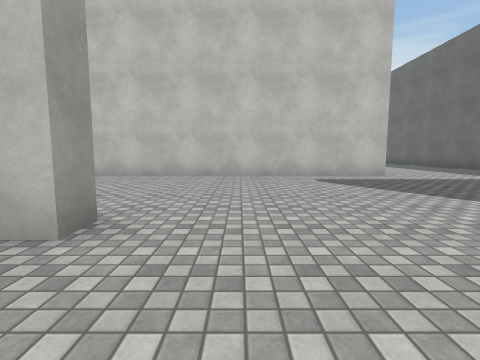
View 1 (above)

24 first-person views from a walk through a 3-D level made in the Unity game engine. The camera is 1.2 m above the floor, tilts 6° down and sees 85° across. The floor is counted in squares, 2 m on a side. Each view is taken from the middle of a square. On the plan, view 1 faces up. The plan holds only what a view shows up to about 9 squares ahead; the rest is blank. The place goes on beyond the plan. The player is left out. Surface patterns are stand-ins for the level's own textures.

View 2
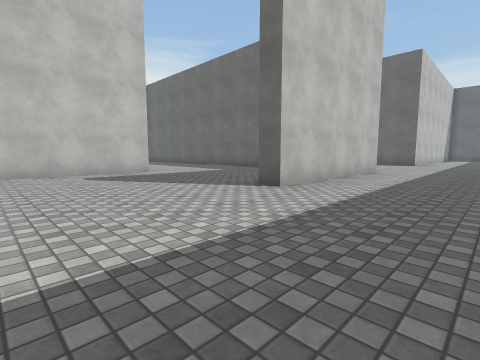

View 3
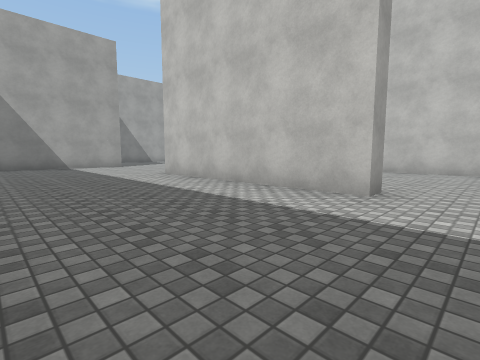

View 4
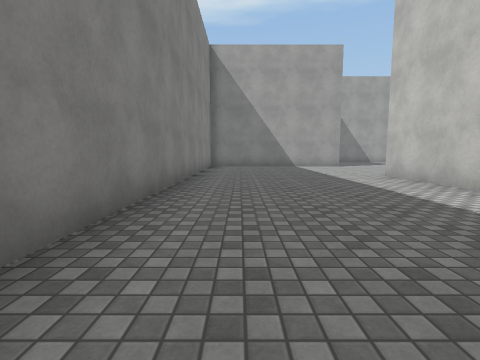

View 5
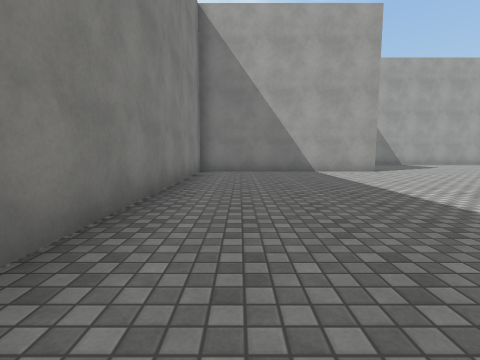

View 6
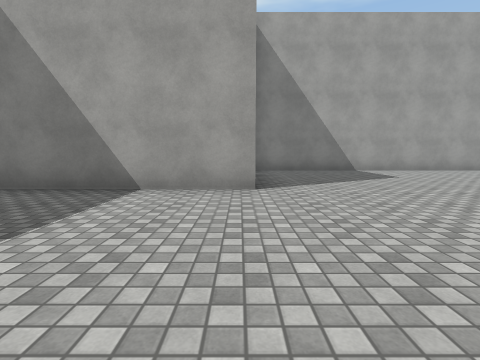

View 7
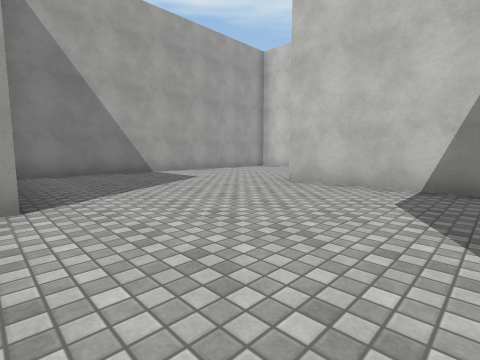

View 8
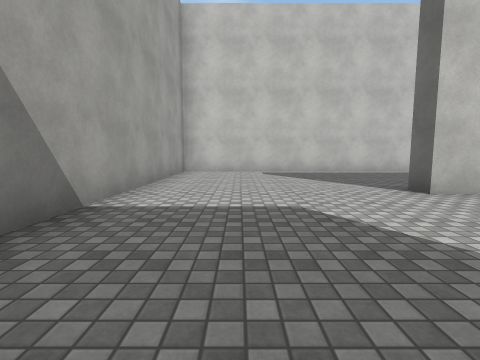

View 9
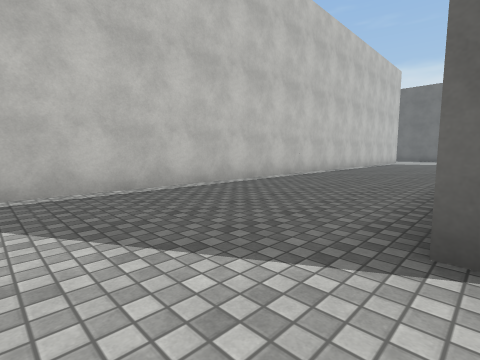

View 10
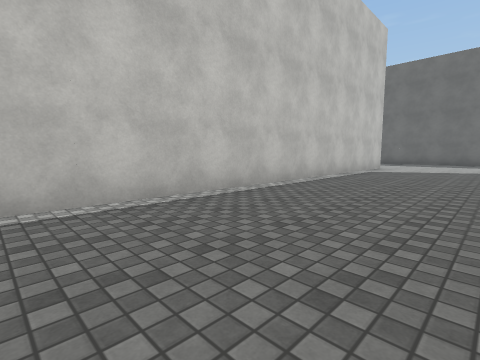

View 11
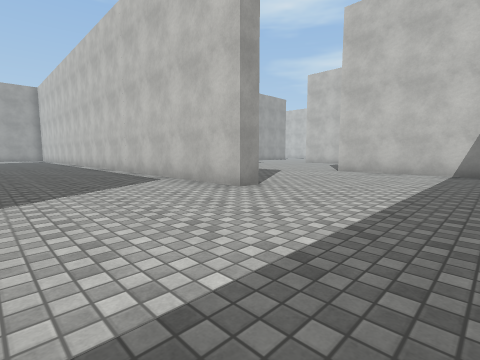

View 12
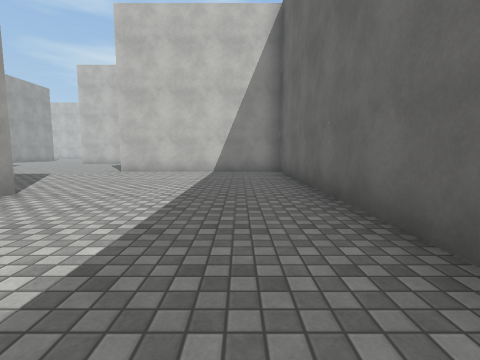

View 13
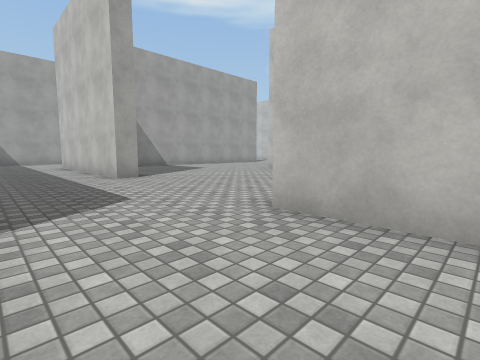

View 14
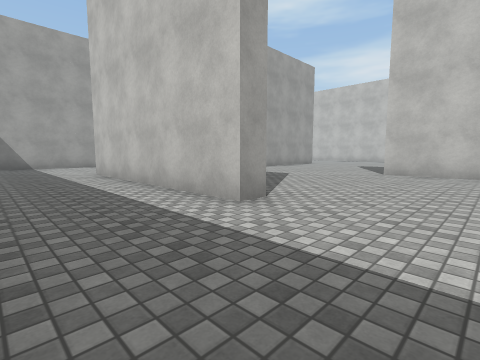

View 15
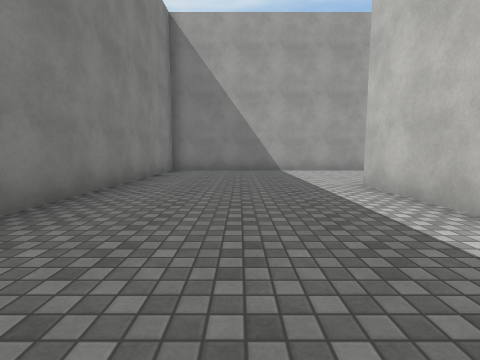

View 16
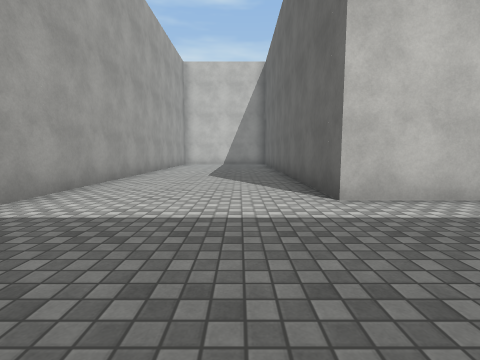

View 17
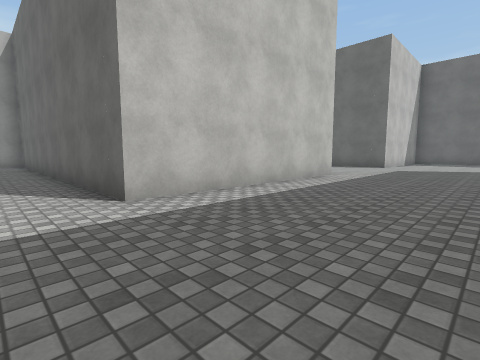

View 18
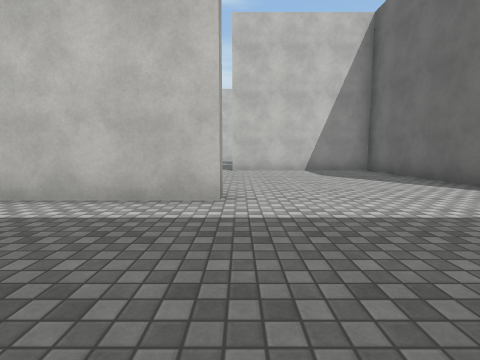

View 19
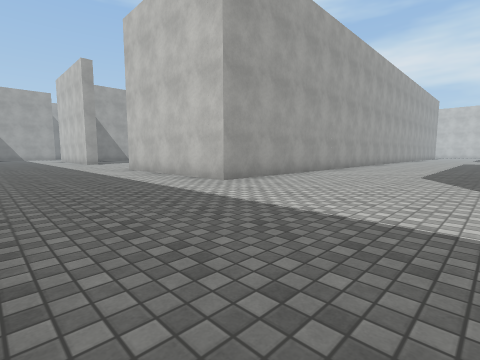

View 20
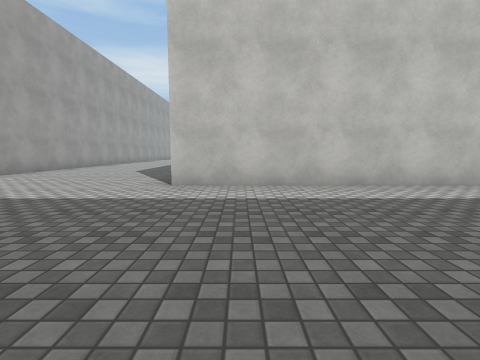

View 21
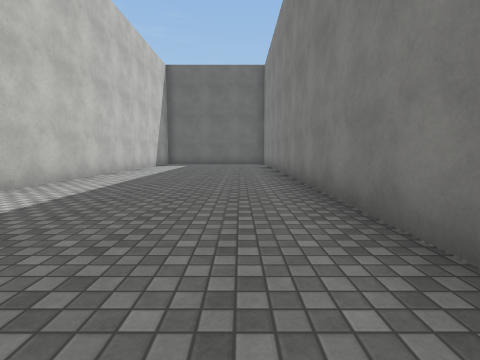

View 22
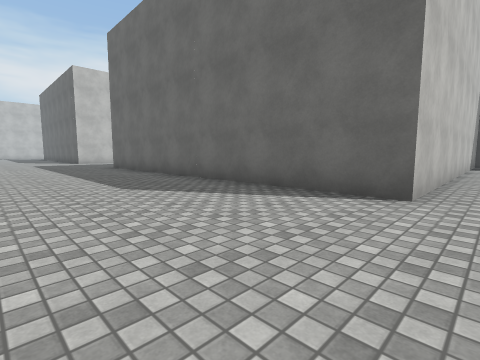

View 23
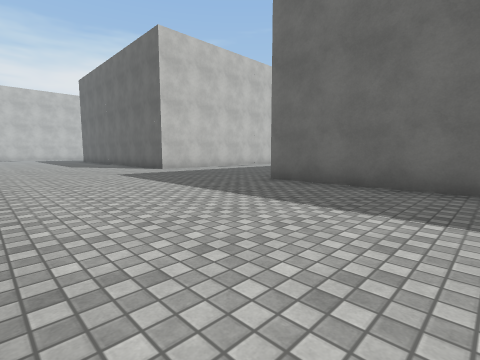

View 24
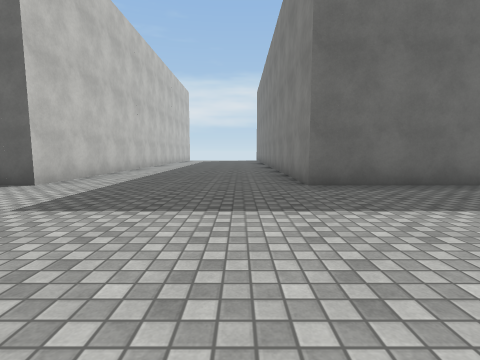

### Floor plan
Points are (right, up) in squares from view 1. A wall is a line through its corners. A room is listed if a view was taken in it or the views show most of it. See-through windows are left out.
Room 1 (views 1, 2, 3, 4, 5, 6, 7, 8, 9, 10, 11, 12, 13, 14, 15, 16, 17, 18, 19, 20, 21, 22, 23, 24)
walls: (3.9, 6.8) (-3.8, 6.8); (3.8, 11.8) (3.8, 11.2) (-15.7, 11.2) (-15.7, 2.5); (8.3, 9.2) (8.3, 16.3) (3.2, 16.3); (-1.2, 2.2) (-1.2, 1.8) (-6.8, 1.8); (8.8, 6.6) (8.8, 1.8) (3.8, 1.8) (3.8, 2.2); (-1.2, 16.9) (-1.2, 16.3) (-6.7, 16.3) (-6.7, 22.5); (3.3, 17.6) (3.3, 21.8) (-1.2, 21.8); (-8.1, 6.8) (-11.2, 6.8) (-11.2, 7.2); (-11.2, 2.4) (-11.2, -3.2) (-1.2, -3.2); (11.2, -3.2) (18.9, -3.2); (18.1, 16.7) (13.8, 16.7) (13.8, 17.4); (19.5, 1.8) (13.8, 1.8) (13.8, 11.8) (17.9, 11.8); (-10.7, 22) (-10.7, 11.8) (-4.4, 11.8)

Positions as (right, up) in squares from view 1, and headings:
1: (0, 0), facing up
2: (0, -1), facing up-right
3: (0, -2), facing up-left
4: (0, -2), facing left
5: (-3, -2), facing left
6: (-7, 2), facing left
7: (-8, 2), facing up-left
8: (-14, 3), facing up
9: (-13, 7), facing up-right
10: (-7, 8), facing up-right
11: (7, 8), facing up-left
12: (7, 8), facing up
13: (5, 14), facing up-left
14: (1, 14), facing up-left
15: (-2, 14), facing left
16: (-8, 13), facing up
17: (-8, 13), facing up-right
18: (-1, 13), facing up
19: (13, -2), facing up-left
20: (15, -3), facing up
21: (10, -2), facing right
22: (10, 1), facing up-right
23: (9, 8), facing up-right
24: (9, 13), facing right
